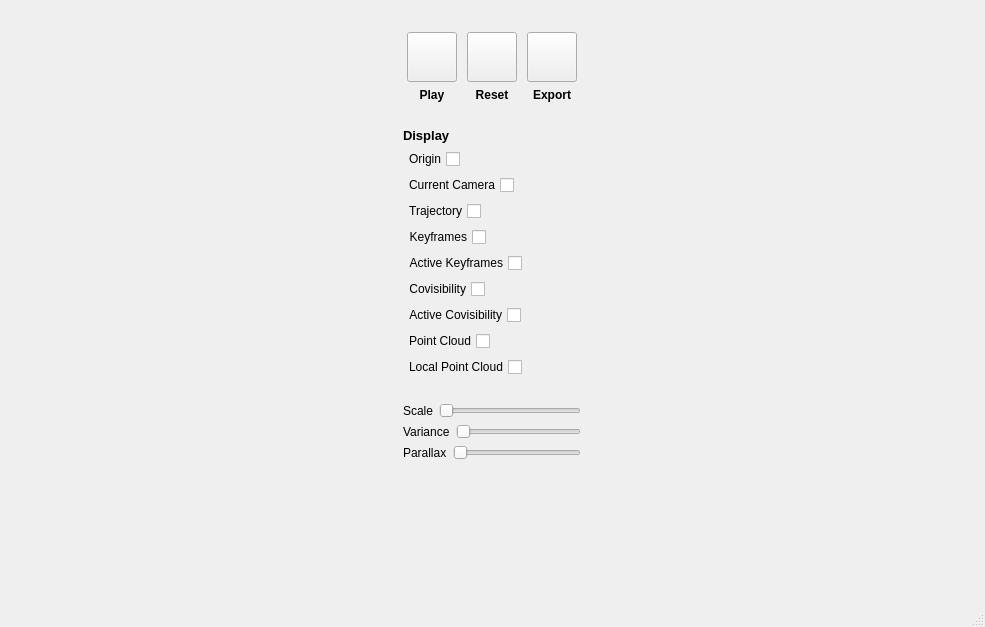
<?xml version="1.0" encoding="UTF-8"?>
<ui version="4.0">
 <class>QtWindowClass</class>
 <widget class="QMainWindow" name="QtWindowClass">
  <property name="geometry">
   <rect>
    <x>0</x>
    <y>0</y>
    <width>985</width>
    <height>627</height>
   </rect>
  </property>
  <property name="windowTitle">
   <string>DSM</string>
  </property>
  <widget class="QWidget" name="centralWidget">
   <layout class="QGridLayout" name="gridLayout">
    <item row="0" column="1">
     <widget class="QWidget" name="optionWidget" native="true">
      <property name="sizePolicy">
       <sizepolicy hsizetype="Preferred" vsizetype="Preferred">
        <horstretch>0</horstretch>
        <verstretch>0</verstretch>
       </sizepolicy>
      </property>
      <property name="minimumSize">
       <size>
        <width>200</width>
        <height>0</height>
       </size>
      </property>
      <property name="maximumSize">
       <size>
        <width>200</width>
        <height>16777215</height>
       </size>
      </property>
      <layout class="QVBoxLayout" name="optionLayout">
       <item>
        <spacer name="verticalSpacer_2">
         <property name="orientation">
          <enum>Qt::Vertical</enum>
         </property>
         <property name="sizeType">
          <enum>QSizePolicy::Preferred</enum>
         </property>
         <property name="sizeHint" stdset="0">
          <size>
           <width>20</width>
           <height>10</height>
          </size>
         </property>
        </spacer>
       </item>
       <item>
        <layout class="QHBoxLayout" name="horizontalLayout_6">
         <item>
          <spacer name="horizontalSpacer">
           <property name="orientation">
            <enum>Qt::Horizontal</enum>
           </property>
           <property name="sizeHint" stdset="0">
            <size>
             <width>40</width>
             <height>20</height>
            </size>
           </property>
          </spacer>
         </item>
         <item>
          <layout class="QVBoxLayout" name="verticalLayout_2">
           <item>
            <widget class="QPushButton" name="playButton">
             <property name="sizePolicy">
              <sizepolicy hsizetype="Fixed" vsizetype="Fixed">
               <horstretch>0</horstretch>
               <verstretch>0</verstretch>
              </sizepolicy>
             </property>
             <property name="minimumSize">
              <size>
               <width>50</width>
               <height>50</height>
              </size>
             </property>
             <property name="maximumSize">
              <size>
               <width>50</width>
               <height>50</height>
              </size>
             </property>
             <property name="text">
              <string/>
             </property>
             <property name="icon">
              <iconset resource="qtwindow.qrc">
               <normaloff>:/QtWindow/Resources/play.svg</normaloff>:/QtWindow/Resources/play.svg</iconset>
             </property>
             <property name="iconSize">
              <size>
               <width>35</width>
               <height>35</height>
              </size>
             </property>
            </widget>
           </item>
           <item>
            <widget class="QLabel" name="label_5">
             <property name="font">
              <font>
               <weight>75</weight>
               <bold>true</bold>
              </font>
             </property>
             <property name="text">
              <string>Play</string>
             </property>
             <property name="alignment">
              <set>Qt::AlignCenter</set>
             </property>
            </widget>
           </item>
          </layout>
         </item>
         <item>
          <spacer name="horizontalSpacer_13">
           <property name="orientation">
            <enum>Qt::Horizontal</enum>
           </property>
           <property name="sizeHint" stdset="0">
            <size>
             <width>40</width>
             <height>20</height>
            </size>
           </property>
          </spacer>
         </item>
         <item>
          <layout class="QVBoxLayout" name="verticalLayout_3">
           <item>
            <widget class="QPushButton" name="resetButton">
             <property name="sizePolicy">
              <sizepolicy hsizetype="Fixed" vsizetype="Fixed">
               <horstretch>0</horstretch>
               <verstretch>0</verstretch>
              </sizepolicy>
             </property>
             <property name="minimumSize">
              <size>
               <width>50</width>
               <height>50</height>
              </size>
             </property>
             <property name="maximumSize">
              <size>
               <width>50</width>
               <height>50</height>
              </size>
             </property>
             <property name="text">
              <string/>
             </property>
             <property name="icon">
              <iconset resource="qtwindow.qrc">
               <normaloff>:/QtWindow/Resources/reset.svg</normaloff>:/QtWindow/Resources/reset.svg</iconset>
             </property>
             <property name="iconSize">
              <size>
               <width>45</width>
               <height>45</height>
              </size>
             </property>
            </widget>
           </item>
           <item>
            <widget class="QLabel" name="label_6">
             <property name="font">
              <font>
               <weight>75</weight>
               <bold>true</bold>
              </font>
             </property>
             <property name="text">
              <string>Reset</string>
             </property>
             <property name="alignment">
              <set>Qt::AlignCenter</set>
             </property>
            </widget>
           </item>
          </layout>
         </item>
         <item>
          <spacer name="horizontalSpacer_11">
           <property name="orientation">
            <enum>Qt::Horizontal</enum>
           </property>
           <property name="sizeHint" stdset="0">
            <size>
             <width>40</width>
             <height>20</height>
            </size>
           </property>
          </spacer>
         </item>
         <item>
          <layout class="QVBoxLayout" name="verticalLayout_4">
           <item>
            <widget class="QPushButton" name="saveButton">
             <property name="sizePolicy">
              <sizepolicy hsizetype="Fixed" vsizetype="Fixed">
               <horstretch>0</horstretch>
               <verstretch>0</verstretch>
              </sizepolicy>
             </property>
             <property name="minimumSize">
              <size>
               <width>50</width>
               <height>50</height>
              </size>
             </property>
             <property name="maximumSize">
              <size>
               <width>50</width>
               <height>50</height>
              </size>
             </property>
             <property name="text">
              <string/>
             </property>
             <property name="icon">
              <iconset resource="qtwindow.qrc">
               <normaloff>:/QtWindow/Resources/export.svg</normaloff>:/QtWindow/Resources/export.svg</iconset>
             </property>
             <property name="iconSize">
              <size>
               <width>40</width>
               <height>40</height>
              </size>
             </property>
            </widget>
           </item>
           <item>
            <widget class="QLabel" name="label_7">
             <property name="font">
              <font>
               <weight>75</weight>
               <bold>true</bold>
              </font>
             </property>
             <property name="text">
              <string>Export</string>
             </property>
             <property name="alignment">
              <set>Qt::AlignCenter</set>
             </property>
            </widget>
           </item>
          </layout>
         </item>
         <item>
          <spacer name="horizontalSpacer_17">
           <property name="orientation">
            <enum>Qt::Horizontal</enum>
           </property>
           <property name="sizeHint" stdset="0">
            <size>
             <width>40</width>
             <height>20</height>
            </size>
           </property>
          </spacer>
         </item>
        </layout>
       </item>
       <item>
        <spacer name="verticalSpacer_3">
         <property name="orientation">
          <enum>Qt::Vertical</enum>
         </property>
         <property name="sizeType">
          <enum>QSizePolicy::Preferred</enum>
         </property>
         <property name="sizeHint" stdset="0">
          <size>
           <width>20</width>
           <height>20</height>
          </size>
         </property>
        </spacer>
       </item>
       <item>
        <widget class="QLabel" name="label_3">
         <property name="font">
          <font>
           <pointsize>10</pointsize>
           <weight>75</weight>
           <italic>false</italic>
           <bold>true</bold>
           <underline>false</underline>
           <strikeout>false</strikeout>
          </font>
         </property>
         <property name="text">
          <string>Display</string>
         </property>
         <property name="textFormat">
          <enum>Qt::AutoText</enum>
         </property>
        </widget>
       </item>
       <item>
        <layout class="QHBoxLayout" name="horizontalLayout">
         <item>
          <widget class="QCheckBox" name="originCheckBox">
           <property name="layoutDirection">
            <enum>Qt::RightToLeft</enum>
           </property>
           <property name="text">
            <string>Origin</string>
           </property>
          </widget>
         </item>
         <item>
          <spacer name="horizontalSpacer_6">
           <property name="orientation">
            <enum>Qt::Horizontal</enum>
           </property>
           <property name="sizeHint" stdset="0">
            <size>
             <width>40</width>
             <height>20</height>
            </size>
           </property>
          </spacer>
         </item>
        </layout>
       </item>
       <item>
        <layout class="QHBoxLayout" name="horizontalLayout_4">
         <item>
          <widget class="QCheckBox" name="cameraCheckBox">
           <property name="minimumSize">
            <size>
             <width>0</width>
             <height>0</height>
            </size>
           </property>
           <property name="tabletTracking">
            <bool>false</bool>
           </property>
           <property name="layoutDirection">
            <enum>Qt::RightToLeft</enum>
           </property>
           <property name="autoFillBackground">
            <bool>false</bool>
           </property>
           <property name="text">
            <string>Current Camera</string>
           </property>
           <property name="autoRepeat">
            <bool>false</bool>
           </property>
           <property name="autoExclusive">
            <bool>false</bool>
           </property>
          </widget>
         </item>
         <item>
          <spacer name="horizontalSpacer_3">
           <property name="orientation">
            <enum>Qt::Horizontal</enum>
           </property>
           <property name="sizeType">
            <enum>QSizePolicy::Expanding</enum>
           </property>
           <property name="sizeHint" stdset="0">
            <size>
             <width>1</width>
             <height>20</height>
            </size>
           </property>
          </spacer>
         </item>
        </layout>
       </item>
       <item>
        <layout class="QHBoxLayout" name="horizontalLayout_12">
         <item>
          <widget class="QCheckBox" name="trajectoryCheckBox">
           <property name="font">
            <font>
             <kerning>true</kerning>
            </font>
           </property>
           <property name="layoutDirection">
            <enum>Qt::RightToLeft</enum>
           </property>
           <property name="text">
            <string>Trajectory</string>
           </property>
          </widget>
         </item>
         <item>
          <spacer name="horizontalSpacer_10">
           <property name="orientation">
            <enum>Qt::Horizontal</enum>
           </property>
           <property name="sizeHint" stdset="0">
            <size>
             <width>1</width>
             <height>20</height>
            </size>
           </property>
          </spacer>
         </item>
        </layout>
       </item>
       <item>
        <layout class="QHBoxLayout" name="horizontalLayout_5">
         <item>
          <widget class="QCheckBox" name="keyframesCheckBox">
           <property name="layoutDirection">
            <enum>Qt::RightToLeft</enum>
           </property>
           <property name="text">
            <string>Keyframes</string>
           </property>
          </widget>
         </item>
         <item>
          <spacer name="horizontalSpacer_4">
           <property name="orientation">
            <enum>Qt::Horizontal</enum>
           </property>
           <property name="sizeHint" stdset="0">
            <size>
             <width>1</width>
             <height>20</height>
            </size>
           </property>
          </spacer>
         </item>
        </layout>
       </item>
       <item>
        <layout class="QHBoxLayout" name="horizontalLayout_14">
         <item>
          <widget class="QCheckBox" name="activeKeyframesCheckBox">
           <property name="layoutDirection">
            <enum>Qt::RightToLeft</enum>
           </property>
           <property name="text">
            <string>Active Keyframes</string>
           </property>
          </widget>
         </item>
         <item>
          <spacer name="horizontalSpacer_14">
           <property name="orientation">
            <enum>Qt::Horizontal</enum>
           </property>
           <property name="sizeHint" stdset="0">
            <size>
             <width>40</width>
             <height>20</height>
            </size>
           </property>
          </spacer>
         </item>
        </layout>
       </item>
       <item>
        <layout class="QHBoxLayout" name="horizontalLayout_15">
         <item>
          <widget class="QCheckBox" name="covisibilityCheckBox">
           <property name="layoutDirection">
            <enum>Qt::RightToLeft</enum>
           </property>
           <property name="text">
            <string>Covisibility</string>
           </property>
          </widget>
         </item>
         <item>
          <spacer name="horizontalSpacer_16">
           <property name="orientation">
            <enum>Qt::Horizontal</enum>
           </property>
           <property name="sizeHint" stdset="0">
            <size>
             <width>40</width>
             <height>20</height>
            </size>
           </property>
          </spacer>
         </item>
        </layout>
       </item>
       <item>
        <layout class="QHBoxLayout" name="horizontalLayout_2">
         <item>
          <widget class="QCheckBox" name="activeCovisibilityCheckBox">
           <property name="layoutDirection">
            <enum>Qt::RightToLeft</enum>
           </property>
           <property name="text">
            <string>Active Covisibility</string>
           </property>
          </widget>
         </item>
         <item>
          <spacer name="horizontalSpacer_7">
           <property name="orientation">
            <enum>Qt::Horizontal</enum>
           </property>
           <property name="sizeHint" stdset="0">
            <size>
             <width>40</width>
             <height>20</height>
            </size>
           </property>
          </spacer>
         </item>
        </layout>
       </item>
       <item>
        <layout class="QHBoxLayout" name="horizontalLayout_7">
         <item>
          <widget class="QCheckBox" name="pointCloudCheckBox">
           <property name="layoutDirection">
            <enum>Qt::RightToLeft</enum>
           </property>
           <property name="text">
            <string>Point Cloud</string>
           </property>
          </widget>
         </item>
         <item>
          <spacer name="horizontalSpacer_5">
           <property name="orientation">
            <enum>Qt::Horizontal</enum>
           </property>
           <property name="sizeHint" stdset="0">
            <size>
             <width>1</width>
             <height>20</height>
            </size>
           </property>
          </spacer>
         </item>
        </layout>
       </item>
       <item>
        <layout class="QHBoxLayout" name="horizontalLayout_3">
         <item>
          <widget class="QCheckBox" name="localPointCloudCheckBox">
           <property name="layoutDirection">
            <enum>Qt::RightToLeft</enum>
           </property>
           <property name="text">
            <string>Local Point Cloud</string>
           </property>
          </widget>
         </item>
         <item>
          <spacer name="horizontalSpacer_8">
           <property name="orientation">
            <enum>Qt::Horizontal</enum>
           </property>
           <property name="sizeHint" stdset="0">
            <size>
             <width>40</width>
             <height>20</height>
            </size>
           </property>
          </spacer>
         </item>
        </layout>
       </item>
       <item>
        <spacer name="verticalSpacer_4">
         <property name="orientation">
          <enum>Qt::Vertical</enum>
         </property>
         <property name="sizeType">
          <enum>QSizePolicy::Preferred</enum>
         </property>
         <property name="sizeHint" stdset="0">
          <size>
           <width>20</width>
           <height>20</height>
          </size>
         </property>
        </spacer>
       </item>
       <item>
        <layout class="QHBoxLayout" name="horizontalLayout_10">
         <item>
          <widget class="QLabel" name="label_4">
           <property name="text">
            <string>Scale</string>
           </property>
          </widget>
         </item>
         <item>
          <widget class="QSlider" name="scaleSlider">
           <property name="orientation">
            <enum>Qt::Horizontal</enum>
           </property>
          </widget>
         </item>
        </layout>
       </item>
       <item>
        <layout class="QHBoxLayout" name="horizontalLayout_8">
         <item>
          <widget class="QLabel" name="label">
           <property name="text">
            <string>Variance</string>
           </property>
          </widget>
         </item>
         <item>
          <widget class="QSlider" name="varSlider">
           <property name="orientation">
            <enum>Qt::Horizontal</enum>
           </property>
           <property name="tickPosition">
            <enum>QSlider::NoTicks</enum>
           </property>
           <property name="tickInterval">
            <number>0</number>
           </property>
          </widget>
         </item>
        </layout>
       </item>
       <item>
        <layout class="QHBoxLayout" name="horizontalLayout_9">
         <item>
          <widget class="QLabel" name="label_2">
           <property name="text">
            <string>Parallax</string>
           </property>
          </widget>
         </item>
         <item>
          <widget class="QSlider" name="parSlider">
           <property name="orientation">
            <enum>Qt::Horizontal</enum>
           </property>
          </widget>
         </item>
        </layout>
       </item>
       <item>
        <spacer name="verticalSpacer">
         <property name="orientation">
          <enum>Qt::Vertical</enum>
         </property>
         <property name="sizeHint" stdset="0">
          <size>
           <width>20</width>
           <height>40</height>
          </size>
         </property>
        </spacer>
       </item>
      </layout>
     </widget>
    </item>
    <item row="0" column="0">
     <layout class="QVBoxLayout" name="layoutVR"/>
    </item>
   </layout>
  </widget>
  <widget class="QStatusBar" name="statusBar">
   <property name="font">
    <font>
     <family>Courier</family>
     <pointsize>12</pointsize>
     <kerning>false</kerning>
    </font>
   </property>
  </widget>
 </widget>
 <layoutdefault spacing="6" margin="11"/>
 <resources>
  <include location="qtwindow.qrc"/>
 </resources>
 <connections/>
</ui>
